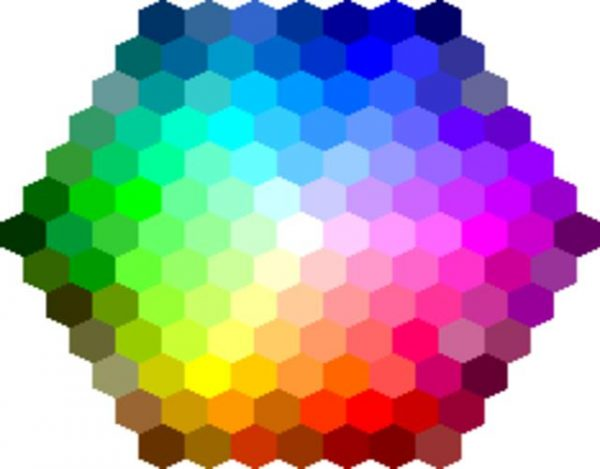
#> input picture images/colormap.jpg, 600 x 469 px
$ python 4.py
#> lines starting #> are read from the running program, lines starting #| are printed output that depends on the picture
import cv2
import numpy as np

img = cv2.imread('images/colormap.jpg', cv2.IMREAD_COLOR)
#> img is the input picture: shape (469, 600, 3); mean B, G, R 168, 159.5, 165.5

gc1 = img[:, :, 0]
gc2 = img[:, :, 1]
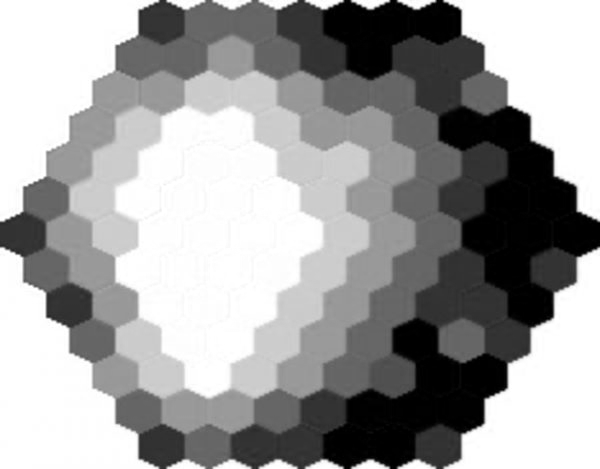
#> gc2: shape (469, 600); min 0, max 255, mean 159.5
gc3 = img[:, :, 2]
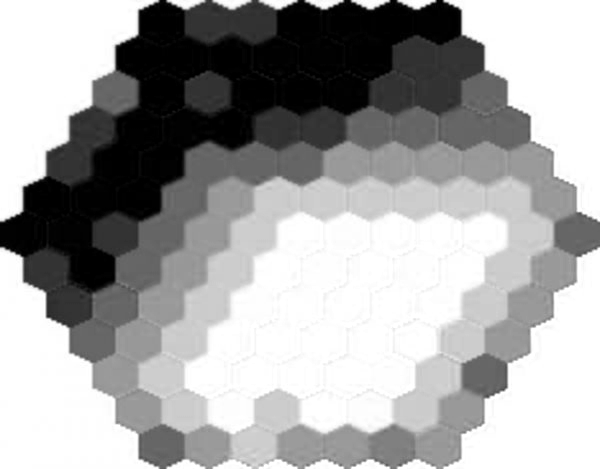
#> gc3: shape (469, 600); min 0, max 255, mean 165.5

gc = np.hstack([gc1, gc2, gc3])
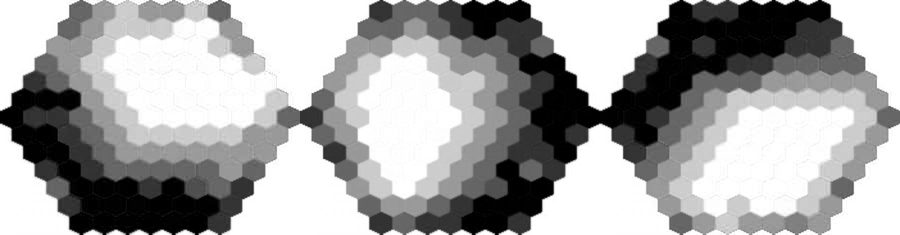
#> gc: shape (469, 1800) (shown at 1/2 size); min 0, max 255, mean 164.3

cv2.imshow('Gray Channel', gc)
cv2.waitKey(0)

# want red
r = img.copy()
r[:, :, 0] = 0 # set blue to 0
r[:, :, 1] = 0 # set green to 0
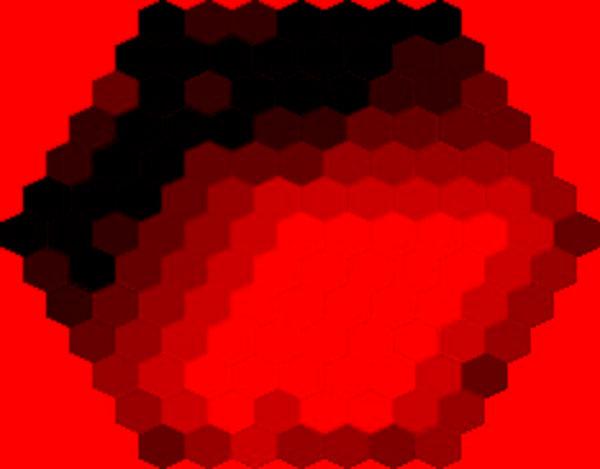
#> r: shape (469, 600, 3); mean B, G, R 0, 0, 165.5

# want green
g = img.copy()
g[:, :, 0] = 0 # set blue to 0
g[:, :, 2] = 0 # set red to 0
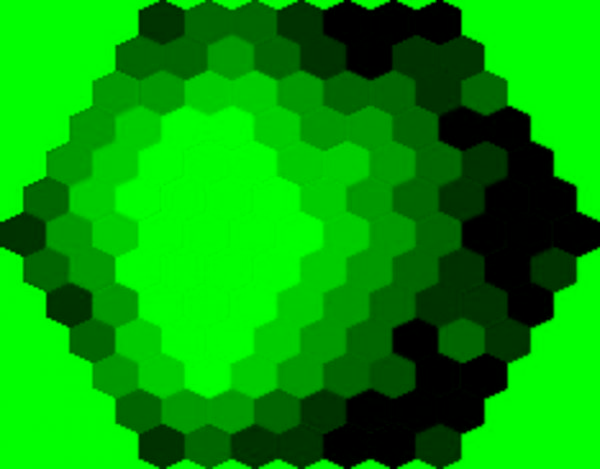
#> g: shape (469, 600, 3); mean B, G, R 0, 159.5, 0

# want blue
b = img.copy()
b[:, :, 1] = 0 # set green to 0
b[:, :, 2] = 0 # set red to 0
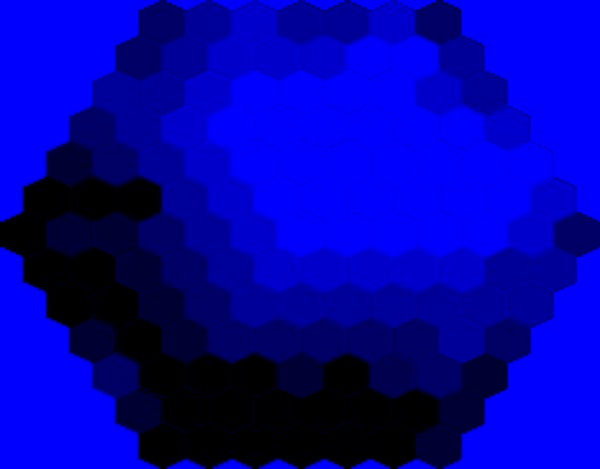
#> b: shape (469, 600, 3); mean B, G, R 168, 0, 0

cl = np.hstack([r, g, b])
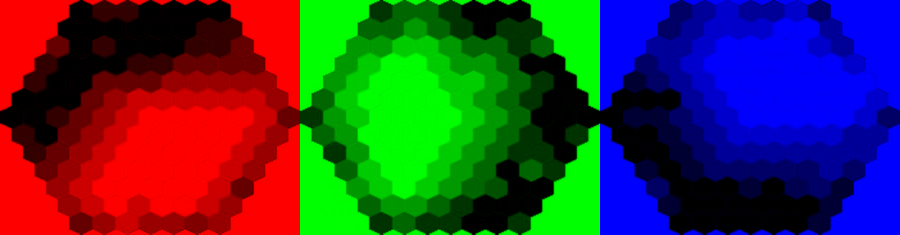
#> cl: shape (469, 1800, 3) (shown at 1/2 size); mean B, G, R 56, 53.2, 55.2

cv2.imshow('Color Channel', cl)
cv2.waitKey(0)

cv2.destroyAllWindows()
